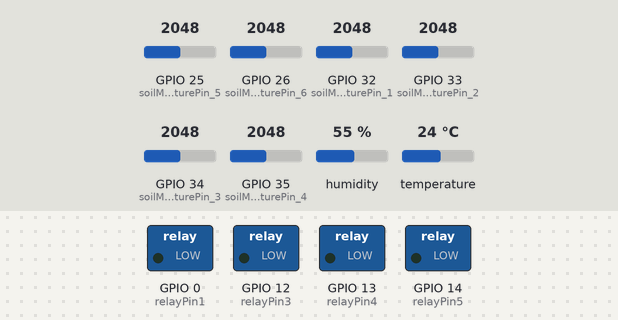
Bench run of a sketch on a simulated ESP32. Shown: switched loads named in the sketch (green lamp = pin HIGH). The test bench sets the inputs (shaded band); at power-on: GPIO 25 (soilMoisturePin_5) = 2048, GPIO 26 (soilMoisturePin_6) = 2048, GPIO 32 (soilMoisturePin_1) = 2048, GPIO 33 (soilMoisturePin_2) = 2048, GPIO 34 (soilMoisturePin_3) = 2048, GPIO 35 (soilMoisturePin_4) = 2048, humidity 55 %, temperature 24 °C. WiFi joins after 1.5 s; servers stay silent unless stated; the Firebase database answers and starts empty; pins used as bus, display or sensor lines are not drawn; what the sketch prints to the serial monitor is not drawn.

Above: at 0.1 s.
At 2.8 s:
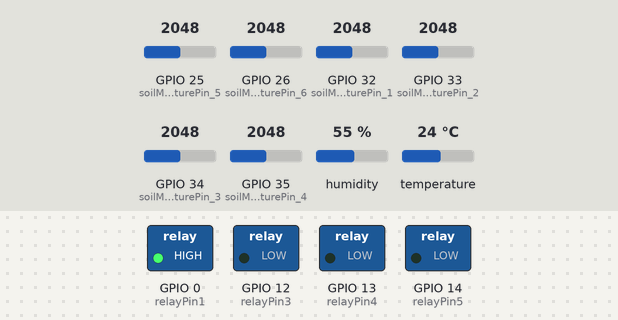
Timing chart, 0 to 4.3 s (numbered marks = the images above):
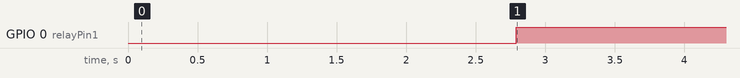

The sketch:

4-Valve-ESP32.ino
```cpp
//define wifi
#include <WiFi.h>
#define WIFI_SSID "Y O Y O"
#define WIFI_PASSWORD "yoyo1617"

//define firebase
#include <FirebaseESP32.h>
#define FIREBASE_HOST "https://testaja-b89a4-default-rtdb.firebaseio.com/"
#define FIREBASE_AUTH "QQ6cZmnVyGfKm2djRfqM0MZqMpHfeG8e6UFKA3LL"
FirebaseData firebaseData;

//define soil moisture sensor
#define soilMoisturePin_1 32
#define soilMoisturePin_2 33
#define soilMoisturePin_3 34
#define soilMoisturePin_4 35
#define soilMoisturePin_5 25
#define soilMoisturePin_6 26

//define dht11 sensor
#include <DHT.h>
#define DHTTYPE DHT11
#define DHTPIN 15
DHT dht(DHTPIN, DHTTYPE);

//define relay
#define relayPin1 0
#define relayPin2 4
#define relayPin3 12
#define relayPin4 13
#define relayPin5 14

void setup() {
  Serial.begin(9600);
  Serial.print("Watering Control System");

  // Initialize DHT11
  dht.begin();

  // Initialize Relay
  pinMode(relayPin1, OUTPUT);
  pinMode(relayPin2, OUTPUT);
  pinMode(relayPin3, OUTPUT);
  pinMode(relayPin4, OUTPUT);
  pinMode(relayPin5, OUTPUT);

  // Connect to WIFI
  WiFi.begin(WIFI_SSID, WIFI_PASSWORD);
  Serial.println("Menghubungkan");
  while (WiFi.status() != WL_CONNECTED) {
    Serial.println(".");
    delay(500);
  }
  Serial.println();
  Serial.println("Terhubung:");
  Serial.println(WiFi.localIP());

  // Initialize Firebase
  Firebase.begin(FIREBASE_HOST, FIREBASE_AUTH);
}

//set default soil moisture
int sm1, sm2, sm3, sm4, sm5, sm6 = 0;

//set low and high level soil moisture
const int AirValue = 4095;
const int WaterValue = 1250;

//set value for parameter otomatis
int low = 10;
int high = 50;

void loop() {
  // Humidtiy n Temperature DHT11
  float h= dht.readHumidity(); //baca kelembapan
  float t = dht.readTemperature(); //baca suhu

  // Soil Moisture Sensor 1
  int sm1 = analogRead(soilMoisturePin_1);
  int percentageValue1 = map(sm1, AirValue, WaterValue, 0, 100);
  Serial.print("SM1: ");
  Serial.print(sm1);
  Serial.print("%");

  // Soil Moisture Sensor 2
  int sm2 = analogRead(soilMoisturePin_2);
  int percentageValue2 = map(sm2, AirValue, WaterValue, 0, 100);
  Serial.print("  SM2: ");
  Serial.print(sm2);
  Serial.print("%");

  // Soil Moisture Sensor 3
  int sm3 = analogRead(soilMoisturePin_3);
  int percentageValue3 = map(sm3, AirValue, WaterValue, 0, 100);
  Serial.print("  SM3: ");
  Serial.print(sm3);
  Serial.print("%");

  // Soil Moisture Sensor 4
  int sm4 = analogRead(soilMoisturePin_4);
  int percentageValue4 = map(sm4, AirValue, WaterValue, 0, 100);
  Serial.print("  SM4: ");
  Serial.print(sm4);
  Serial.print("%");

  // Soil Moisture Sensor 5
  int sm5 = analogRead(soilMoisturePin_5);
  int percentageValue5 = map(sm5, AirValue, WaterValue, 0, 100);
  Serial.print("  SM5: ");
  Serial.print(sm5);
  Serial.print("%");

  // Soil Moisture Sensor 6
  int sm6 = analogRead(soilMoisturePin_6);
  int percentageValue6 = map(sm6, AirValue, WaterValue, 0, 100);
  Serial.print("  SM6: ");
  Serial.print(sm6);
  Serial.print("%");

  // Calculate the average soil moisture
  int averageSM = (percentageValue1 + percentageValue2 + percentageValue3 + percentageValue4 + percentageValue5 + percentageValue6) / 6;

  //print average sm
  Serial.print("  Average SM: ");
  Serial.print(averageSM);
  Serial.print("%");

  // DHT11 not read
  if (isnan(h) || isnan(t)) { //jika tidak ada hasil
    Serial.println("Sensor DHT11 tidak terbaca... !");
    return;
  }
  Serial.print("  Suhu: ");  //kirim serial "Suhu"
  Serial.print(t);     //kirim serial nilai suhu
  Serial.print("*C");    //kirim serial "C" Celcius

  Serial.print("  Kelembapan: ");  //kirim serial "Humi"
  Serial.print(h);     //kirim serial nilai kelembaban
  Serial.print("%");  //kirim serial "%RH"

  //Sent t to firebase
  Firebase.setFloat(firebaseData, "/Suhu", t);

  //Sent h to firebase
  Firebase.setFloat(firebaseData, "/Kelembapan", h);

  //Sent sm to firebase
  Firebase.setInt(firebaseData, "/SoilMoisture", averageSM);

  // Message Successfully
  Serial.println("  Successfully Sent!");

  // Read manual and auto mode from Firebase
  Firebase.getString(firebaseData, "/manualMode");
  bool isManualMode = firebaseData.stringData().equals("true");

  Firebase.getString(firebaseData, "/autoMode");
  bool isAutoMode = firebaseData.stringData().equals("true");

  Firebase.getString(firebaseData, "/timer/timerMode");
  bool isTimerMode = firebaseData.stringData().equals("true");

  Firebase.getString(firebaseData, "/penyiramanMode");
  bool isPenyiramanMode = firebaseData.stringData().equals("true");

  Firebase.getString(firebaseData, "/manualModePestisida");
  bool isPestisidaMode = firebaseData.stringData().equals("true");

  // Logika Control
  if(isPenyiramanMode){
    if (isTimerMode) {
      Firebase.getString(firebaseData, "/timer/duration");
      long countdownValue = firebaseData.stringData().toInt();
      // Mengonfigurasi relay berdasarkan nilai countdown
      if (countdownValue == 0) {
        digitalWrite(relayPin3, HIGH);
        digitalWrite(relayPin5, HIGH);  // Relay dalam kondisi HIGH
      } else if (countdownValue == -1) {
        digitalWrite(relayPin3, LOW);
        digitalWrite(relayPin5, LOW);   // Relay dalam kondisi LOW
      } else {
        digitalWrite(relayPin3, LOW);
        digitalWrite(relayPin5, LOW);
      }
    } else if (isAutoMode) {
      // Logika penyiraman otomatis
      if (averageSM <= low) {
        digitalWrite(relayPin3, HIGH);
        digitalWrite(relayPin5, HIGH); // Aktifkan relay
      } else if (averageSM >= high) {
        digitalWrite(relayPin3, LOW);
        digitalWrite(relayPin5, LOW); // Matikan relay
      }
    } else if (isManualMode) {
      Firebase.getString(firebaseData, "/manualControl");
      if (strcmp(firebaseData.stringData().c_str(), "on") == 0) {
          digitalWrite(relayPin3, HIGH);
          digitalWrite(relayPin5, HIGH); // Aktifkan relay manual
      } else {
          digitalWrite(relayPin3, LOW);
          digitalWrite(relayPin5, LOW); // Matikan relay manual
      } // Aktifkan relay manual
    } else {
      digitalWrite(relayPin3, LOW);
      digitalWrite(relayPin5, LOW);
    }
  } else{
    digitalWrite(relayPin1, LOW);
    digitalWrite(relayPin2, HIGH);
    digitalWrite(relayPin3, LOW);
  }
  if(isPestisidaMode){
    Firebase.getString(firebaseData, "/manualControlPestisida");
    if (strcmp(firebaseData.stringData().c_str(), "on") == 0) {
      digitalWrite(relayPin4, HIGH);
      digitalWrite(relayPin5, HIGH); // Aktifkan relay manual
    } else if(strcmp(firebaseData.stringData().c_str(), "off") == 0) {
      digitalWrite(relayPin4, LOW);
      digitalWrite(relayPin5, LOW); // Matikan relay manual
    }
  } else {
    digitalWrite(relayPin1, HIGH);
    digitalWrite(relayPin2, LOW);
    digitalWrite(relayPin4, LOW);
  }

  delay(1000);
}
```

Measured:
- by itself, GPIO 0 (relayPin1): LOW → HIGH at 2.8 s
